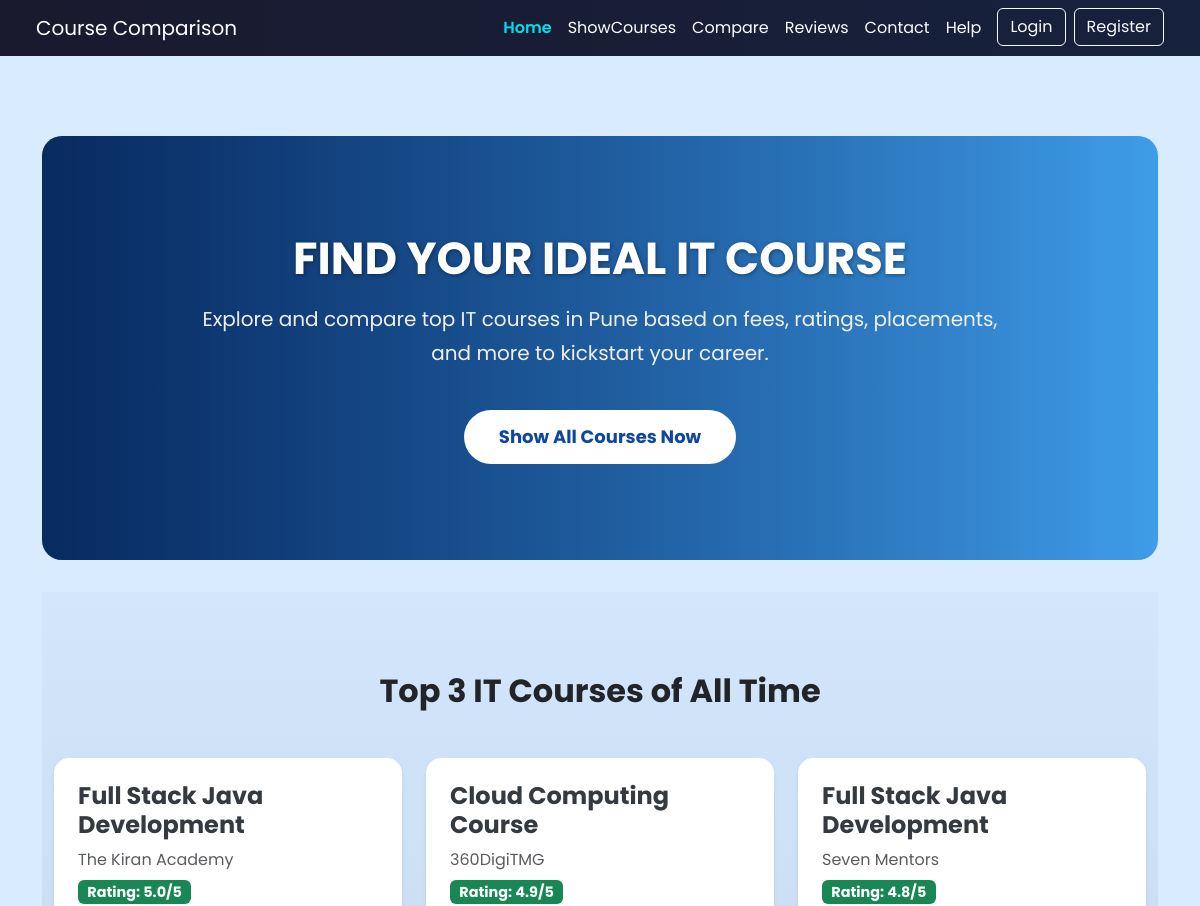
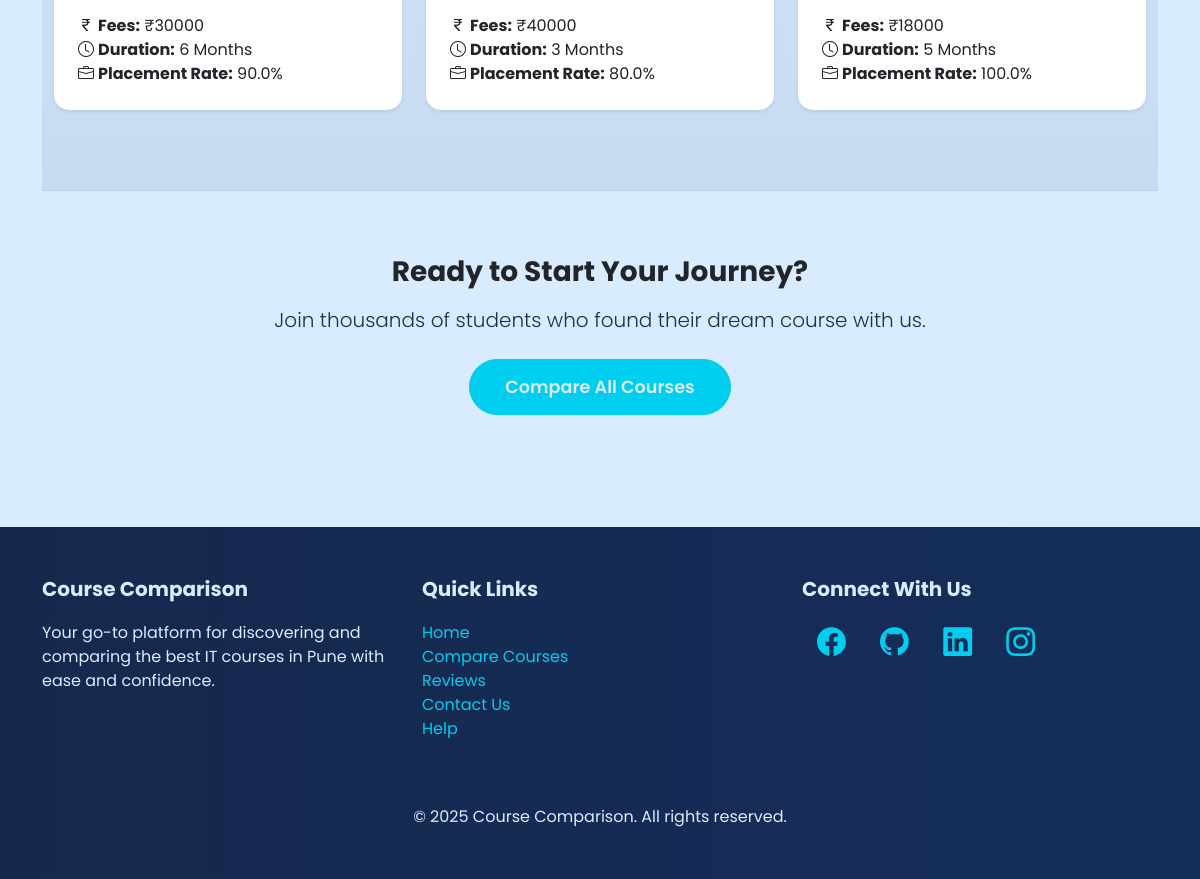
The page / on the database its author committed (2 pictures, top to bottom).
### courses/models.py (models this page shows, shortened)
class Course(models.Model):
    Name = models.CharField(max_length=200)
    Institute = models.CharField(max_length=200)
    Fees = models.IntegerField()
    Duration = models.CharField(max_length=50)
    Placement_rate = models.FloatField()
    Rating = models.FloatField()
    Syllabus = models.TextField()
    image = models.ImageField(upload_to='course_images/', null=True, blank=True)
    link = models.URLField(max_length=300, null=True, blank=True)

### courses/views.py (the view)
# urls.py: path('', home, name="home"),
def home(request):
    top_courses = Course.objects.order_by('-Rating')[:3]
    return render(request, 'home.html', {'top_courses': top_courses})

### courses/templates/home.html (shortened to what this page needs)
{% extends "base.html" %}
{% block content %}
<section class="hero-section text-center">
    <div class="container animate__animated animate__fadeIn">
        <h1 class="hero-title mb-3">Find Your Ideal IT Course</h1>
        <p class="hero-lead mb-4">
            Explore and compare top IT courses in Pune based on fees, ratings, placements, and more to kickstart your career.
        </p>
        <a href="{% url 'show_courses' %}" class="hero-btn btn mt-3 animate__animated animate__pulse animate__infinite">
            Show All Courses Now
        </a>
    </div>
</section>
<section class="top-courses">
    <div class="container">
        <h2 class="section-title text-center fw-bold mb-5 animate__animated animate__fadeIn">Top 3 IT Courses of All Time</h2>
        <div class="row g-4">
            {% for course in top_courses %}
            <div class="col-md-4">
                <div class="course-card card h-100 shadow-sm border-0 animate__animated animate__fadeInUp">
                    <div class="card-body">
                        <h3 class="card-title fw-bold">{{ course.Name }}</h3>
                        <p class="text-muted mb-2">{{ course.Institute }}</p>
                        <span class="badge bg-success mb-3">Rating: {{ course.Rating }}/5</span>
                        <p class="card-text">
                            <i class="bi bi-currency-rupee me-1"></i><strong>Fees:</strong> ₹{{ course.Fees }}<br>
                            <i class="bi bi-clock me-1"></i><strong>Duration:</strong> {{ course.Duration }}<br>
                            <i class="bi bi-briefcase me-1"></i><strong>Placement Rate:</strong> {{ course.Placement_rate }}%
                        </p>
                    </div>
                </div>
            </div>
            {% empty %}
            <div class="col-12 text-center">
                <p class="text-muted">No courses available at the moment.</p>
            </div>
            {% endfor %}
        </div>
    </div>
</section>
<section class="cta-section text-center">
    <div class="container">
        <h3 class="section-title fw-bold mb-3 animate__animated animate__fadeIn">Ready to Start Your Journey?</h3>
        <p class="lead mb-4">Join thousands of students who found their dream course with us.</p>
        <a href="{% url 'course_list' %}" class="cta-btn btn btn-primary btn-lg">Compare All Courses</a>
    </div>
</section>
{% endblock %}

### courses/templates/home.html (style rules this page uses)
.hero-section { background: linear-gradient(to right, #0d47a1 0%, #42a5f5 100%); position: relative; overflow: hidden; padding: 6rem 2rem; border-radius: 20px; margin: 2rem auto; max-width: 100%; text-align: center; color: #fff; }
.hero-section::before { content: ''; position: absolute; top: 0; left: 0; height: 100%; width: 100%; background: linear-gradient(to right, rgba(0, 0, 0, 0.4), rgba(0, 0, 0, 0.05)); z-index: 0; }
.hero-section > * { position: relative; z-index: 1; }
.hero-title { font-size: 2.8rem; font-weight: 700; text-transform: uppercase; text-shadow: 1px 1px 4px rgba(0, 0, 0, 0.4); }
.hero-lead { font-size: 1.25rem; max-width: 80%; margin: 0 auto; line-height: 1.7; color: #f0f0f0; }
.hero-btn { background: #fff; color: #0d47a1; border: none; padding: 0.85rem 2.2rem; font-size: 1.125rem; font-weight: 700; border-radius: 50px; transition: transform 0.3s, box-shadow 0.3s, background-color 0.3s; }
.top-courses { background: linear-gradient(to bottom, #f8f9fa 0%, #e9ecef 100%); padding: 5rem 0; }
.course-card { border-radius: 15px; transition: transform 0.3s, box-shadow 0.3s; background: #fff; }
.course-card .card-body { padding: 1.5rem; }
.course-card .card-title { font-size: 1.5rem; color: #343a40; }
.course-card .badge { font-size: 0.9rem; }
.cta-section { background: #ffffff; border-top: 1px solid #dee2e6; padding: 4rem 0; }
.cta-btn { transition: transform 0.2s, box-shadow 0.2s; }

### rows shown on the page
Course: Name "Full Stack Java Development", Institute "The Kiran Academy", Rating "5.0", Fees "30000", Duration "6 Months", Placement_rate "90.0"
Course: Name "Cloud Computing Course", Institute "360DigiTMG", Rating "4.9", Fees "40000", Duration "3 Months", Placement_rate "80.0"
Course: Name "Full Stack Java Development", Institute "Seven Mentors", Rating "4.8", Fees "18000", Duration "5 Months", Placement_rate "100.0"
